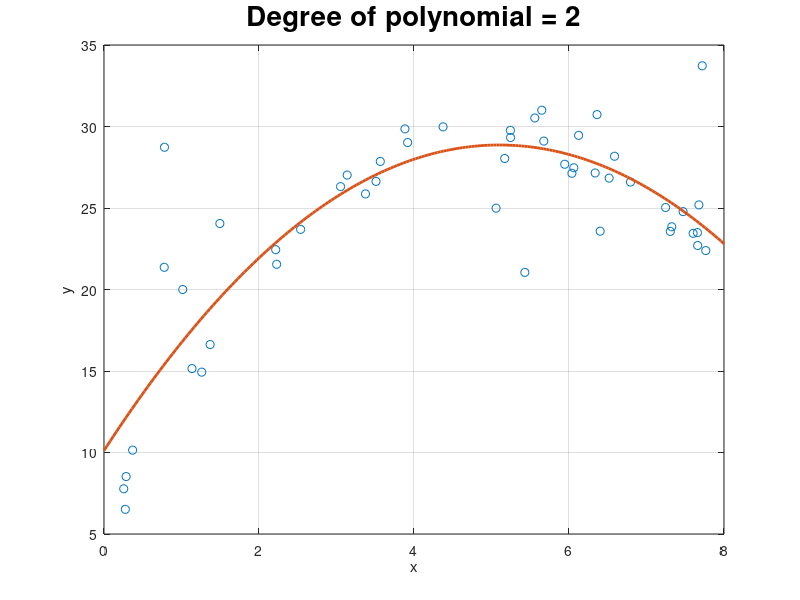
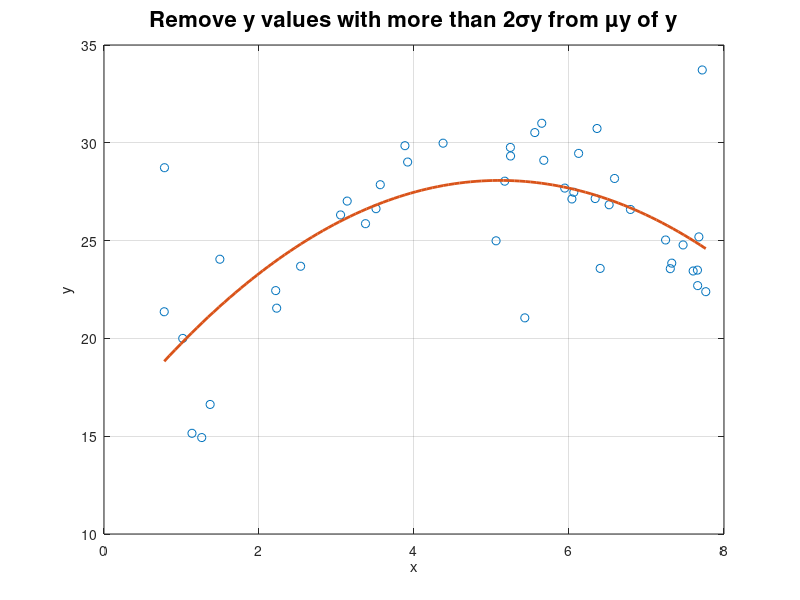
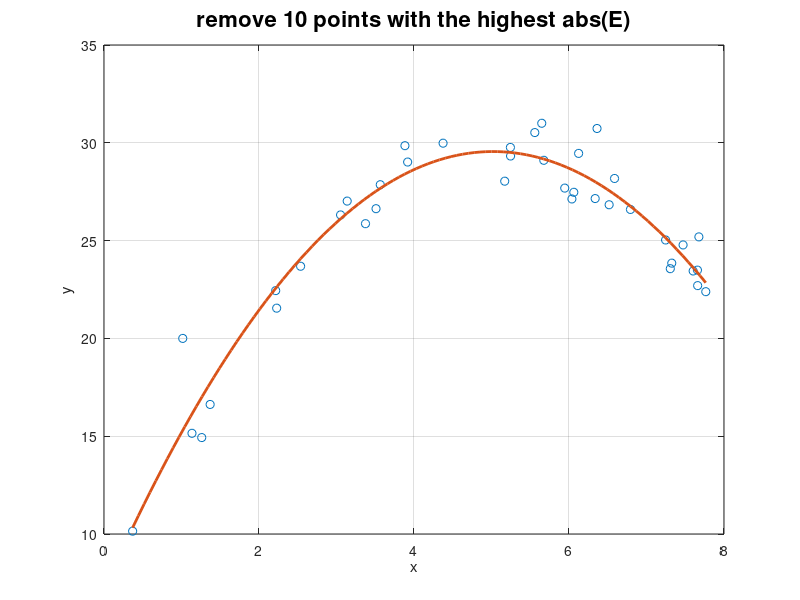

MATLAB code for these plots, in order: (Note: this script raises an error after producing the figures.)
%% a
load('DataSetHW2Q1.mat');
Y = yList;
X = ones(size(xList));
xList_forPlottingFit = linspace(0,8,200)';

X = [X xList.^1 xList.^2];
B = regress(Y,X); % all coefficients for this polynomial degree 
    
% plot of data and best fit of a given polynomial degree
yList_forPlottingFit = B(1);

yList_forPlottingFit = yList_forPlottingFit + ...
    B(2)*xList_forPlottingFit.^1 + B(3)*xList_forPlottingFit.^2;

figure(1)
plot(xList,yList,'o',xList_forPlottingFit,yList_forPlottingFit,'linewidth',2);
xlabel('x'); ylabel('y');
title(['Degree of polynomial = ' num2str(2)], ...
    'fontsize',20);
grid on
 
%% remove all y data outside 2 standard deviations of y mean (b)
std_y = std(yList); mean_y = mean(yList);
z_score_y = (yList-mean_y)/std_y; 
% z_score_y = zscore(yList) % can also use the zscore function direction

stdThreshold = 2; % how many std away is an outlier
outlierIndices = (abs(z_score_y)>stdThreshold);

% re do regression
xListb = xList(~outlierIndices);
yListb = yList(~outlierIndices);

Xb = [ones(size(xListb)) xListb xListb.^2];
Yb = yListb;
Bb = regress(Yb,Xb);

yListForFit = Bb(1);
xListForFit = linspace(min(xListb),max(xListb),100)';
yListForFit = yListForFit+ ...
    Bb(2)*xListForFit.^1 + Bb(3)*xListForFit.^2;

hold on; figure(2);
plot(xListb,yListb,'o',xListForFit,yListForFit,'linewidth',2);
xlabel('x'); ylabel('y');
title(['Remove y values with more than 2σy from µy of y' ], ...
    'fontsize',16);
grid on
%%  (c) Remove 10 data points with the highest absolute errors: abs(E).
E = yList-X*B;
c = abs(E);
% remove 10 data is same as remove 20% data
percentRemoved = 20;
outlierIndices = (abs(E)>prctile(abs(E),100-percentRemoved));
xListc = xList(~outlierIndices);
yListc = yList(~outlierIndices);
Xc = [ones(size(xListc)) xListc xListc.^2];
Yc = yListc;
Bc = regress(Yc,Xc);

yListForFitc = Bc(1);
xListForFitc = linspace(min(xListc),max(xListc),100)';
yListForFitc = yListForFitc+ ...
    Bc(2)*xListForFitc.^1 + Bc(3)*xListForFitc.^2;
hold on; figure(3);
plot(xListc,yListc,'o',xListForFitc,yListForFitc,'linewidth',2);
xlabel('x'); ylabel('y');
title(['remove 10 points with the highest abs(E)'], ...
    'fontsize',16);
grid on
%% (d) Use robustfit to do the regression.
Y = yList;
X = ones(size(xList));
xList_forD = linspace(0,8,100)';
X = [X xList.^1 xList.^2];
[Bd,stat] = robustfit(X,Y);
yList_forD = Bd(2);

yList_forD = yList_forD + ...
    Bd(3)*xList_forD.^1 + Bd(4)*xList_forD.^2;

figure(4)
plot(xList,yList,'o',xList_forD,yList_forD,'linewidth',2);
xlabel('x'); ylabel('y');
title(['Use robustfit to do the regression'], ...
    'fontsize',16);
grid on
%% (e)Use L1regression code to do the regression.
[Be, fval] = L1regression(Y,X);
xList_forE = linspace(0,8,100)';
yList_forE = Be(1);
yList_forE = yList_forE + ...
    Be(2)*xList_forE.^1 + Be(3)*xList_forE.^2;
figure(5)
plot(xList,yList,'o',xList_forE,yList_forE,'linewidth',2);
xlabel('x'); ylabel('y');
title(['Use L1regression code to do the regression'], ...
    'fontsize',16);
grid on
%% (f) Add one ‘far away’ outlier
xListf = [xList;12];
yListf = [yList;40];
% normal way
Yf = yListf;
Xf = ones(size(xListf));
xList_forPlotF = linspace(min(xListf),max(xListf),100)';
Xf = [Xf xListf.^1 xListf.^2];
Bf = Xf\Yf;
yList_forPlotF = Bf(1);
yList_forPlotF = yList_forPlotF + ...
    Bf(2)*xList_forPlotF.^1 + Bf(3)*xList_forPlotF.^2;
% Use L1regression code
[BfL1, fval] = L1regression(Yf,Xf);
xList_forf = linspace(min(xListf),max(xListf),100)';
yList_forf = BfL1(1);
yList_forf = yList_forf + ...
    BfL1(2)*xList_forf.^1 + BfL1(3)*xList_forf.^2;
% plot the figure
figure(6)
plot(xListf,yListf,'o',xList_forPlotF,yList_forPlotF,xList_forf,yList_forf,'linewidth',2);
legend('origin','normal','L1regression');
xlabel('x'); ylabel('y');
grid on;